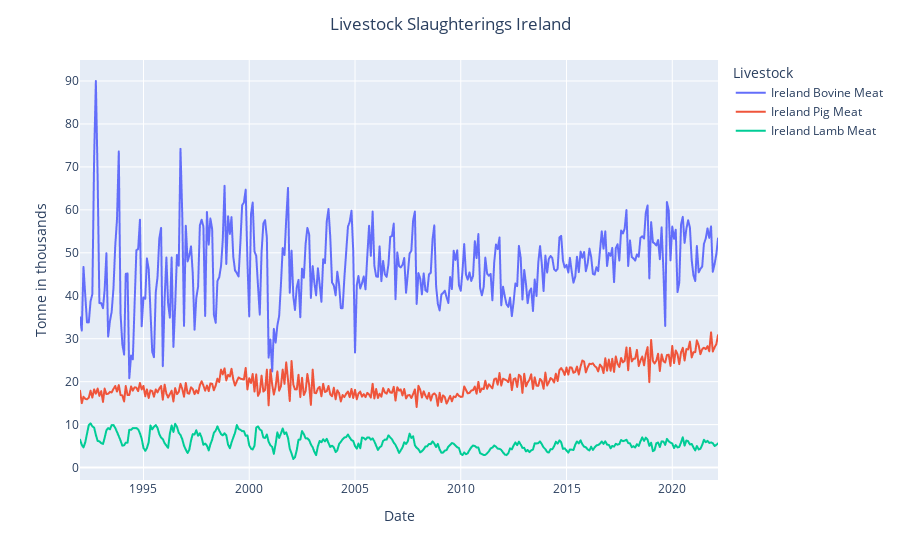

Write notebook code for a chart like this one.
### Markdown cell above
## Ireland Slaughter Plot

### Code cell
fig = px.line(irelandData, labels={'value': 'Tonne in thousands',
                    'Month':'Date'})
fig.update_layout(title_text='Livestock Slaughterings Ireland', 
                  title_x=0.5, legend_title='Livestock')
fig.show()

### Figure 1 — Plotly figure (JSON) as saved in the notebook; plotly's stock layout.template omitted (floating-point values rounded to 4 significant figures; data arrays with more than 128 entries replaced by an {"elided": "..."} marker saying what was removed)
{"data": [{"hovertemplate": "variable=Ireland Bovine Meat<br>Date=%{x}<br>Tonne in thousands=%{y}<extra></extra>", "legendgroup": "Ireland Bovine Meat", "line": {"color": "#636efa", "dash": "solid"}, "marker": {"symbol": "circle"}, "mode": "lines", "name": "Ireland Bovine Meat", "showlegend": true, "type": "scattergl", "x": {"elided": "363 str values"}, "xaxis": "x", "y": {"elided": "363 float values"}, "yaxis": "y"}, {"hovertemplate": "variable=Ireland Pig Meat<br>Date=%{x}<br>Tonne in thousands=%{y}<extra></extra>", "legendgroup": "Ireland Pig Meat", "line": {"color": "#EF553B", "dash": "solid"}, "marker": {"symbol": "circle"}, "mode": "lines", "name": "Ireland Pig Meat", "showlegend": true, "type": "scattergl", "x": {"elided": "363 str values"}, "xaxis": "x", "y": {"elided": "363 float values"}, "yaxis": "y"}, {"hovertemplate": "variable=Ireland Lamb Meat<br>Date=%{x}<br>Tonne in thousands=%{y}<extra></extra>", "legendgroup": "Ireland Lamb Meat", "line": {"color": "#00cc96", "dash": "solid"}, "marker": {"symbol": "circle"}, "mode": "lines", "name": "Ireland Lamb Meat", "showlegend": true, "type": "scattergl", "x": {"elided": "363 str values"}, "xaxis": "x", "y": {"elided": "363 float values"}, "yaxis": "y"}], "layout": {"legend": {"title": {"text": "Livestock"}, "tracegroupgap": 0}, "margin": {"t": 60}, "title": {"text": "Livestock Slaughterings Ireland", "x": 0.5}, "xaxis": {"anchor": "y", "domain": [0, 1], "title": {"text": "Date"}}, "yaxis": {"anchor": "x", "domain": [0, 1], "title": {"text": "Tonne in thousands"}}}}
